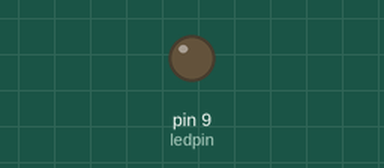
Recording of a sketch running on a simulated Arduino Uno, built with avr-gcc and run on an emulated ATmega328P. Parts: output pins drawn as LEDs (lit = HIGH).

Above: at 0.05 s.
At 0.5 s:
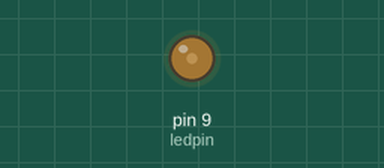
At 1.0 s:
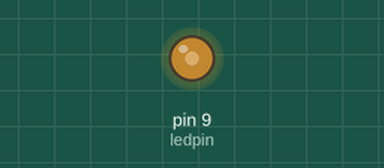
At 1.95 s:
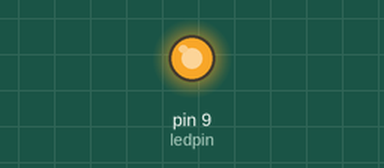
Timing chart, 0 to 4.5 s (numbered marks = the images above):
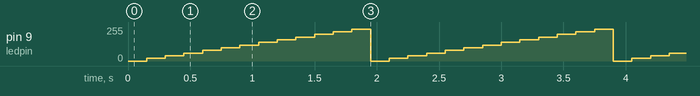

Measured:
- by itself, pin 9 (ledpin): repeats every 2.0 s: 40/255 0.15 s, 60/255 0.15 s, 80/255 0.15 s, 100/255 0.15 s, 120/255 0.15 s, 140/255 0.15 s, 160/255 0.15 s, 180/255 0.15 s, 200/255 0.15 s, 220/255 0.15 s, 240/255 0.15 s, 0/255 0.15 s, 20/255 0.15 s

The sketch:

fadein.ino
```cpp
int ledpin = 9;

void setup() {
 pinMode(ledpin,OUTPUT);
}
void loop() {
   for( int fadevalue=0; fadevalue <=255; fadevalue+=20){
   analogWrite(ledpin,fadevalue);
   delay(150);
  }

}
```
